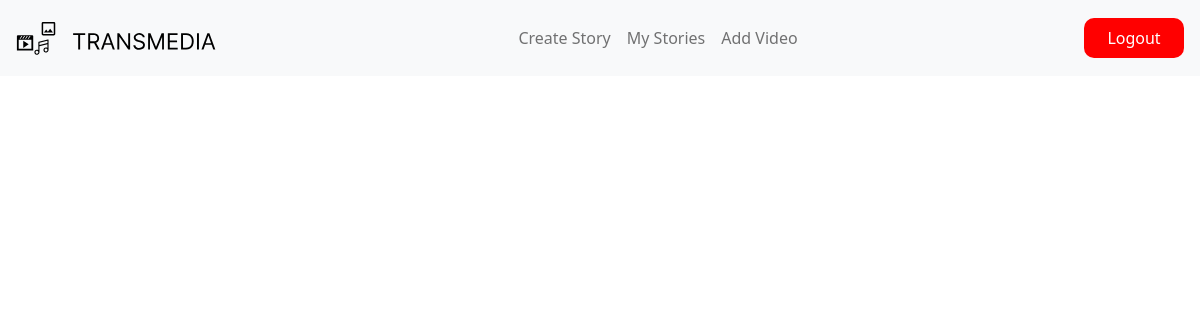
Before: /my_stories.php (signed in) with the older database file.
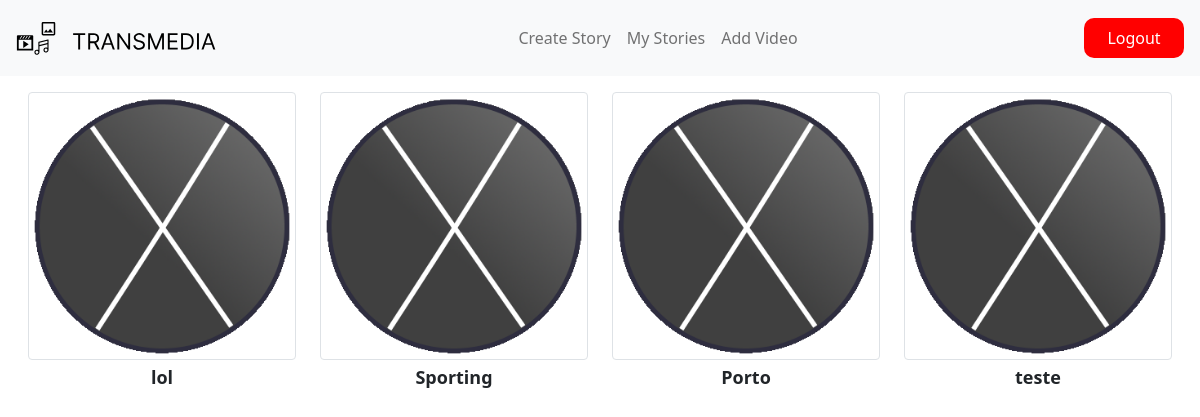
After: the same page with the newer database file.
### tables this page shows
CREATE TABLE `story` (
  `id` int(11) NOT NULL,
  `name` varchar(255) NOT NULL,
  `description` varchar(255) NOT NULL,
  `author` varchar(255) NOT NULL
);

### my_stories.php (the view, shortened to what this page needs)
<?php
include "NavBar.php";
$stmt = $pdo->prepare('SELECT id,name FROM story where author = ?');
$stmt->execute([$_SESSION['user']]);
$stories = $stmt->fetchAll(PDO::FETCH_DEFAULT);
?>
<!DOCTYPE html>
<html lang="en">
<head>
    <link href="https://cdn.jsdelivr.net/npm/bootstrap@5.0.2/dist/css/bootstrap.min.css" rel="stylesheet">
    <link rel="stylesheet" href="./style/my_stories.css">
</head>
<body>
    <div class="stories">
        <div class="row m-3">
            <?php foreach ($stories as $story) : ?>
                <div class="col-12 col-sm-6 col-md-4 col-lg-3 mb-3">
                    <div class="story_container text-center">
                        <a class="text-reset text-decoration-none w-100" href="selectedStoryPage.php?id=<?= $story['id'] ?>">
                            <img src="100x100_logo.png" class="img-fluid img-thumbnail w-100" />
                            <p class="w-100 p-1 pl-2 pr-2">
                                <?php echo $story['name'] ?>
                            </p>
                        </a>
                    </div>
                </div>
            <?php endforeach; ?>
        </div>
    </div>
</body>
</html>

Changed rows visible on the page:
now on this page (row edited): story: name "lol"
now on this page (row edited): story: name "Sporting"
now on this page (row edited): story: name "Porto"
now on this page (row edited): story: name "teste"
